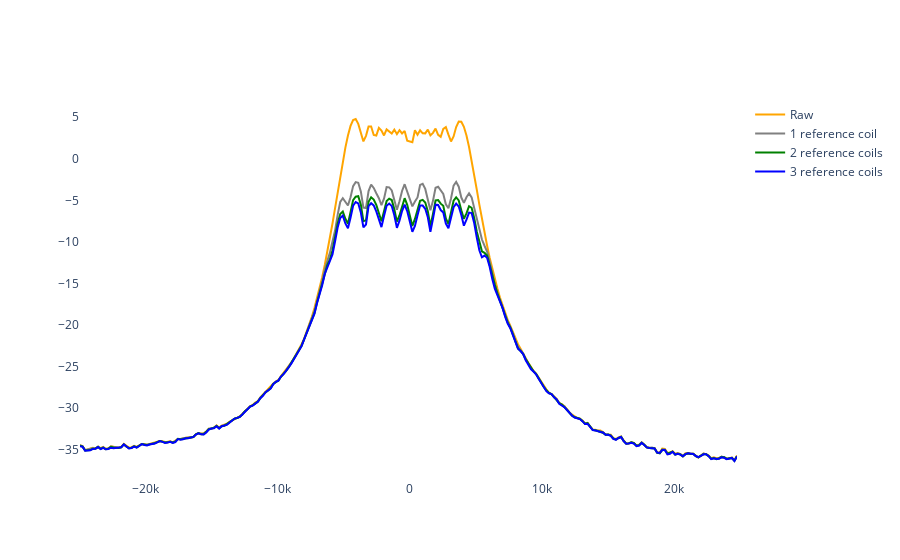

The cell this chart's notebook holds for it:
### Markdown cell above
## Plot noise density (prescan)

### Code cell
from source.utils import compute_spectrogram
axis_pow, pow_raw = compute_spectrogram(data_raw[:, :, :], acq_bandwidth)
axis_pow, pow_cor_1 = compute_spectrogram(data_cor_1, acq_bandwidth)
axis_pow, pow_cor_2 = compute_spectrogram(data_cor_2, acq_bandwidth)
axis_pow, pow_cor_3 = compute_spectrogram(data_cor_3, acq_bandwidth)

ch = 0

# average noise in 10 k BW
sel_passband = np.abs(axis_pow) < 4e3
sel_stopband = np.abs(axis_pow) > 20e3
avg_pow_raw = 10 * np.log10(np.mean(pow_raw[ch, sel_passband]))
print("Average raw = {} dB".format(avg_pow_raw))
avg_pow_floor = 10 * np.log10(np.mean(pow_raw[4, sel_stopband]))
print("Average baseline = {} dB".format(avg_pow_floor))
avg_pow_1ch = 10 * np.log10(np.mean(pow_cor_1[ch, sel_passband]))
print("Average 1 channel = {} dB".format(avg_pow_1ch))
avg_pow_2ch = 10 * np.log10(np.mean(pow_cor_2[ch, sel_passband]))
print("Average 2 channel = {} dB".format(avg_pow_2ch))
avg_pow_3ch = 10 * np.log10(np.mean(pow_cor_3[ch, sel_passband]))
print("Average 2 channel = {} dB".format(avg_pow_3ch))

# Interactive plot
fig = go.Figure()
fig.update_layout(plot_bgcolor="white")
line_style = {'color': 'orange', 'width': 2}
fig.add_trace(go.Scatter(x=axis_pow, y=10 * np.log10(pow_raw[ch, :]), line=line_style, name='Raw'))
line_style = {'color': 'gray', 'width': 2}
fig.add_trace(go.Scatter(x=axis_pow, y=10 * np.log10(pow_cor_1[ch, :]), line=line_style, name='1 reference coil'))
line_style = {'color': 'green', 'width': 2}
fig.add_trace(go.Scatter(x=axis_pow, y=10 * np.log10(pow_cor_2[ch, :]), line=line_style, name='2 reference coils'))
line_style = {'color': 'blue', 'width': 2}
fig.add_trace(go.Scatter(x=axis_pow, y=10 * np.log10(pow_cor_3[ch, :]), line=line_style, name='3 reference coils'))
fig.show()

### Figure 1 — Plotly figure (JSON) as saved in the notebook; plotly's stock layout.template omitted (floating-point values rounded to 4 significant figures; data arrays with more than 128 entries replaced by an {"elided": "..."} marker saying what was removed)
{"data": [{"line": {"color": "orange", "width": 2}, "name": "Raw", "type": "scatter", "x": {"elided": "255 float values"}, "y": {"elided": "255 float values"}}, {"line": {"color": "gray", "width": 2}, "name": "1 reference coil", "type": "scatter", "x": {"elided": "255 float values"}, "y": {"elided": "255 float values"}}, {"line": {"color": "green", "width": 2}, "name": "2 reference coils", "type": "scatter", "x": {"elided": "255 float values"}, "y": {"elided": "255 float values"}}, {"line": {"color": "blue", "width": 2}, "name": "3 reference coils", "type": "scatter", "x": {"elided": "255 float values"}, "y": {"elided": "255 float values"}}], "layout": {"plot_bgcolor": "white"}}
